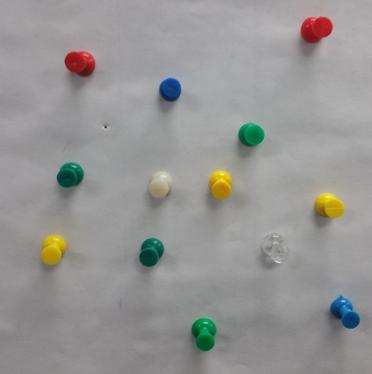
%> input picture 0.0_ColorSegmentation/Input/TestImgResized.jpg, 372 x 374 px
$ octave ColorIdentifier_HSV.m   (GNU Octave 9; MATLAB toolbox functions it lacks are replaced by stand-ins)
%> lines starting %> are read from the running program, lines starting %| are printed output that depends on the picture; in (x1, y1, x2, y2) boxes, pixels count from 0 and x2, y2 are one past the last pixel; in counts of white or black regions, pixels touching at a corner belong together; the program's own positions count from 1
%% Denoise Images
% Read in original RGB image.
rgbImage = imread('../Input/TestImgResized.jpg');
%> rgbImage is the input picture: size 374x372x3 uint8; mean R, G, B 150.4, 149.8, 148.3

% Extract color channels.
redChannel = rgbImage(:,:,1); % Red channel
greenChannel = rgbImage(:,:,2); % Green channel
blueChannel = rgbImage(:,:,3); % Blue channel

% Denoise all the channels
denoisedRedChannel = medfilt2(redChannel,[3 3]);
denoisedGreenChannel = medfilt2(greenChannel,[3 3]);
denoisedBlueChannel = medfilt2(blueChannel,[3 3]);

% % Create an all black channel.
% allBlack = zeros(size(rgbImage, 1), size(rgbImage, 2), 'uint8');
%
% % Create color versions of the individual color channels.
% just_red = cat(3, denoisedRedChannel, allBlack, allBlack);
% just_green = cat(3, allBlack, denoisedGreenChannel, allBlack);
% just_blue = cat(3, allBlack, allBlack, denoisedBlueChannel);

% Recombine the individual color channels to create the original RGB image again.
recombinedRGBImage = cat(3, denoisedRedChannel, denoisedGreenChannel, denoisedBlueChannel);

% imshowpair(rgbImage, recombinedRGBImage, 'montage');

%% Find total number of colored objects (excluding white and transparent pin)
img_gry = rgb2gray(recombinedRGBImage);
img_gry_clean = medfilt2(img_gry,[3 3]);
img_gry_contrast = imadjust(img_gry_clean);
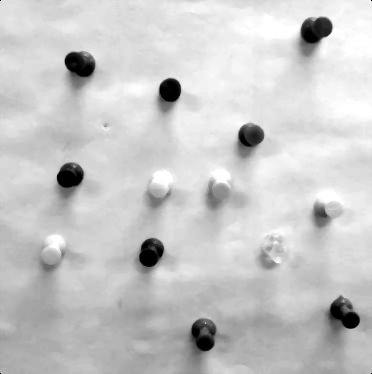
%> img_gry_contrast: size 374x372 uint8; min 0, max 255, mean 201.1
img_g = imsharpen(img_gry_contrast);
bw_1 = img_g < 155;
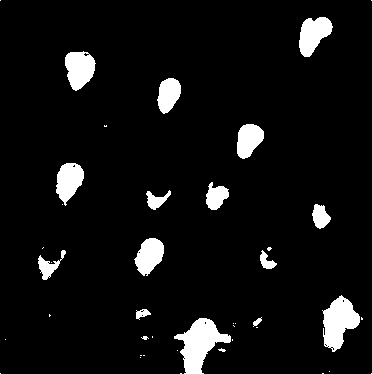
%> bw_1: size 374x372 logical; 6.5% white; 42 white regions (27 under 20 px), largest, box (x1, y1, x2, y2) and area: (174, 318, 231, 374) 1538, (322, 295, 360, 352) 1272, (65, 51, 96, 91) 879
bw_2 = bwareaopen(bw_1, 260);

%[m,n] = size(bw_2);
%blob_label = bwlabel(bw_2);
stats = regionprops(logical(bw_2), 'Area');
%> stats = 11 regions; largest, Area: 1538, 1272, 879, 870, 787
[pinNumber, whatever] = size(stats);
%> pinNumber = 11; whatever = 1
disp(sprintf('The number of colored objects is %d.', pinNumber));
%| The number of colored objects is 11.
subplot(3,2,1);
imshow(bw_2);

%% Find individual colored objects - Red, Green, Blue and Yellow
hsvImage = rgb2hsv(recombinedRGBImage);
%> hsvImage: size 374x372x3 double; mean H, S, V 0.467, 0.0554, 0.602
hImage = hsvImage(:,:,1);
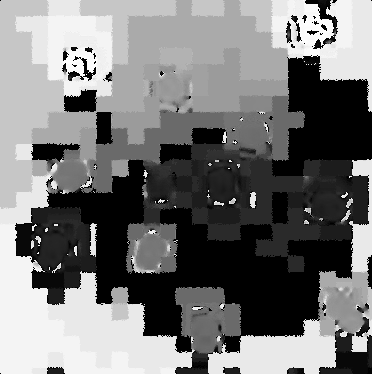
%> hImage: size 374x372 double; min 0, max 0.999, mean 0.467
sImage = hsvImage(:,:,2);
vImage = hsvImage(:,:,3);

% yellow
hueThresholdLow = 0.11;
hueThresholdHigh = 0.2;
saturationThresholdLow = 0.5;
saturationThresholdHigh = 1;
valueThresholdLow = 0.8;
valueThresholdHigh = 1.0;

hueMask1 = (hImage >= hueThresholdLow) & (hImage <= hueThresholdHigh);
%> hueMask1: size 374x372 logical; 13% white; 74 white regions (57 under 20 px), largest, box (x1, y1, x2, y2) and area: (143, 143, 369, 273) 13722, (32, 207, 97, 273) 2669, (64, 272, 80, 288) 229
saturationMask = (sImage >= saturationThresholdLow) & (sImage <= saturationThresholdHigh);
%> saturationMask: size 374x372 logical; 4.1% white; 11 white regions, largest, box (x1, y1, x2, y2) and area: (301, 17, 332, 43) 611, (192, 318, 216, 351) 608, (41, 235, 67, 266) 593
valueMask = (vImage >= valueThresholdLow) & (vImage <= valueThresholdHigh);
%> valueMask: size 374x372 logical; 0.38% white; 10 white regions (6 under 20 px), largest, box (x1, y1, x2, y2) and area: (213, 171, 230, 187) 179, (319, 193, 342, 204) 158, (48, 236, 64, 250) 135, (161, 174, 167, 178) 20
valueMask=1-valueMask;

yellowObjectsMask = bwareaopen(uint8(hueMask1 & saturationMask & valueMask), 200);
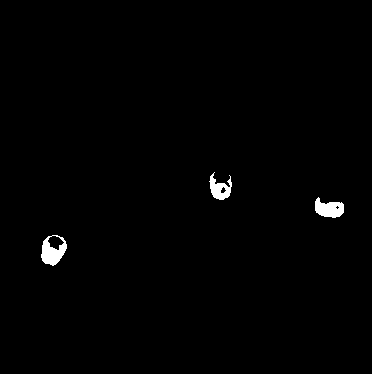
%> yellowObjectsMask: size 374x372 logical; 0.86% white; 3 white regions, box (x1, y1, x2, y2) and area: (41, 235, 67, 266) 458, (315, 197, 344, 218) 403, (209, 172, 232, 200) 332
statsYellow = regionprops(logical(yellowObjectsMask), 'Area');
%> statsYellow = 3 regions; Area: 458, 403, 332
[yellowPinNumber, whateverYellow] = size(statsYellow);
%> yellowPinNumber = 3; whateverYellow = 1
disp(sprintf('The number of yellow objects is %d.', yellowPinNumber));
%| The number of yellow objects is 3.

subplot(3,2,3);
imshow(yellowObjectsMask, []);

% blue
hueThresholdLow = 0.58;
hueThresholdHigh = 0.73;

hueMask2 = (hImage >= hueThresholdLow) & (hImage <= hueThresholdHigh);
%> hueMask2: size 374x372 logical; 15.2% white; 66 white regions (60 under 20 px), largest, box (x1, y1, x2, y2) and area: (31, 0, 289, 168) 18018, (318, 271, 369, 336) 1975, (111, 287, 129, 305) 264, (112, 160, 129, 177) 261, (31, 159, 51, 176) 238, (132, 240, 146, 274) 90
blueObjectsMask = bwareaopen(uint8(hueMask2 & saturationMask & valueMask), 200);
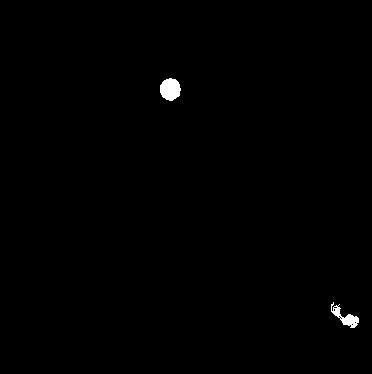
%> blueObjectsMask: size 374x372 logical; 0.45% white; 2 white regions, box (x1, y1, x2, y2) and area: (160, 78, 181, 101) 367, (331, 302, 359, 328) 255
statsBlue = regionprops(logical(blueObjectsMask), 'Area');
%> statsBlue = 2 regions; Area: 367, 255
[bluePinNumber, whateverBlue] = size(statsBlue);
%> bluePinNumber = 2; whateverBlue = 1
disp(sprintf('The number of blue objects is %d.', bluePinNumber));
%| The number of blue objects is 2.

subplot(3,2,4);
imshow(blueObjectsMask, []);

% green
hueThresholdLow = 0.25;
hueThresholdHigh = 0.5;

hueMask3 = (hImage >= hueThresholdLow) & (hImage <= hueThresholdHigh);
%> hueMask3: size 374x372 logical; 9.8% white; 57 white regions (46 under 20 px), largest, box (x1, y1, x2, y2) and area: (81, 95, 305, 193) 7137, (175, 287, 241, 354) 3057, (126, 222, 178, 274) 1941
greenObjectsMask = bwareaopen(uint8(hueMask3 & saturationMask & valueMask), 50);
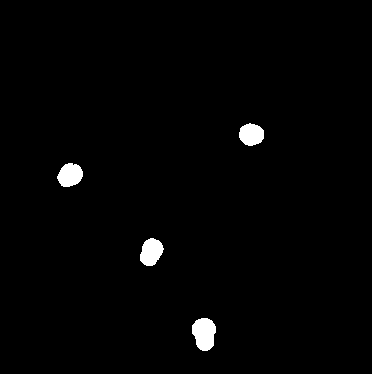
%> greenObjectsMask: size 374x372 logical; 1.4% white; 4 white regions, box (x1, y1, x2, y2) and area: (192, 318, 216, 351) 608, (140, 238, 164, 266) 484, (57, 163, 83, 187) 466, (239, 123, 264, 146) 443
statsGreen = regionprops(logical(greenObjectsMask), 'Area');
%> statsGreen = 4 regions; Area: 608, 484, 466, 443
[greenPinNumber, whateverGreen] = size(statsGreen);
%> greenPinNumber = 4; whateverGreen = 1
disp(sprintf('The number of green objects is %d.', greenPinNumber));
%| The number of green objects is 4.

subplot(3,2,5);
imshow(greenObjectsMask, []);

% red
hueThresholdLow = 0;
hueThresholdHigh = 0.1;

hueMask4 = (hImage >= hueThresholdLow) & (hImage <= hueThresholdHigh);
%> hueMask4: size 374x372 logical; 26.7% white; 255 white regions (211 under 20 px), largest, box (x1, y1, x2, y2) and area: (44, 160, 354, 353) 21219, (272, 55, 372, 177) 7518, (15, 208, 81, 294) 1550
redObjectsMask = bwareaopen(uint8(hueMask4 & saturationMask & valueMask), 30);
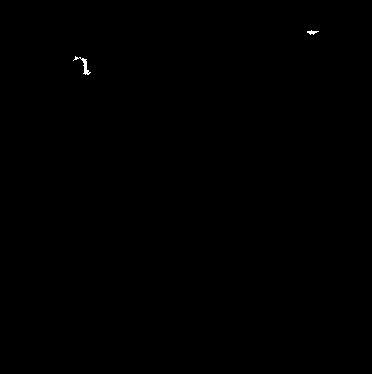
%> redObjectsMask: size 374x372 logical; 0.08% white; 2 white regions, box (x1, y1, x2, y2) and area: (73, 56, 91, 75) 83, (307, 30, 319, 35) 31
statsRed = regionprops(logical(redObjectsMask), 'Area');
%> statsRed = 2 regions; Area: 83, 31
[redPinNumber, whateverRed] = size(statsRed);
%> redPinNumber = 2; whateverRed = 1
disp(sprintf('The number of red objects is %d.', redPinNumber));
%| The number of red objects is 2.

subplot(3,2,6);
imshow(redObjectsMask, []);
